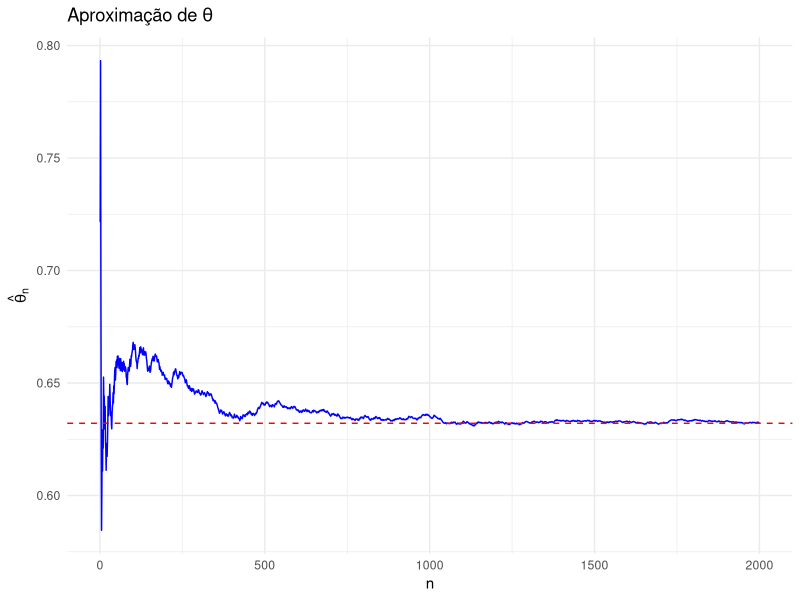
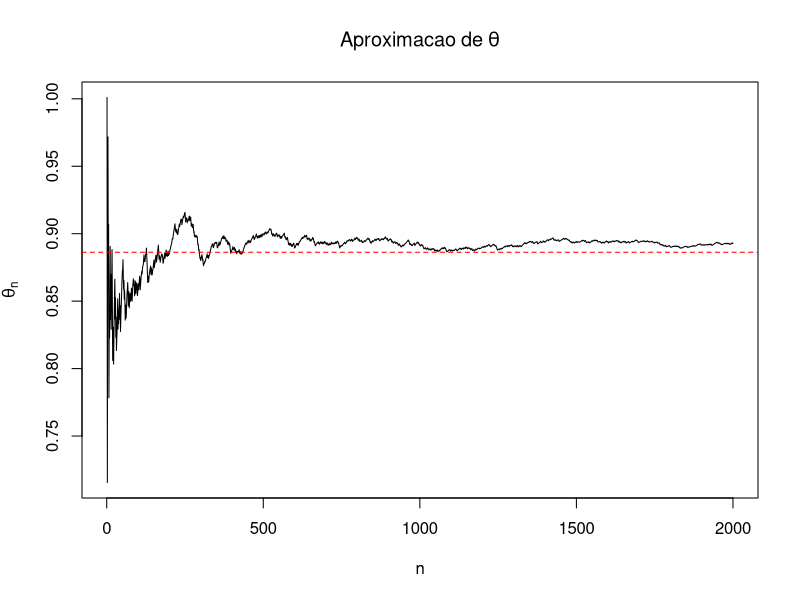
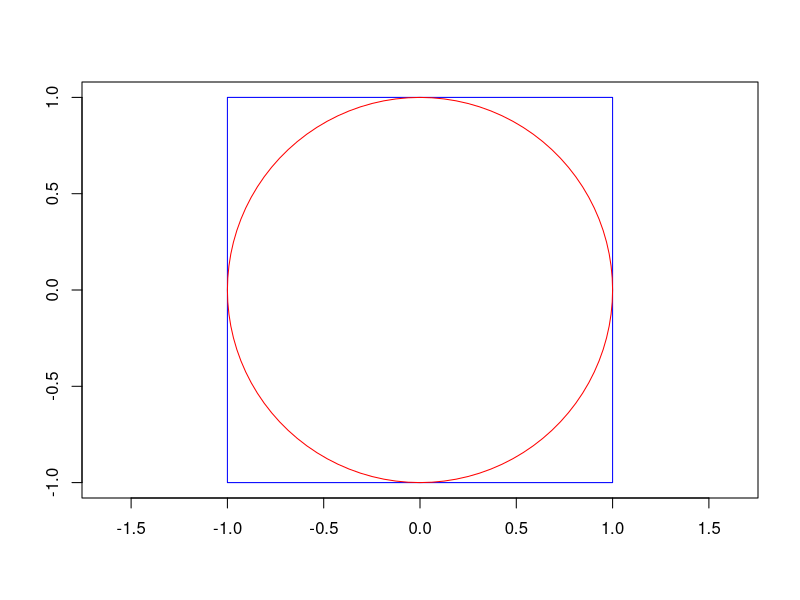
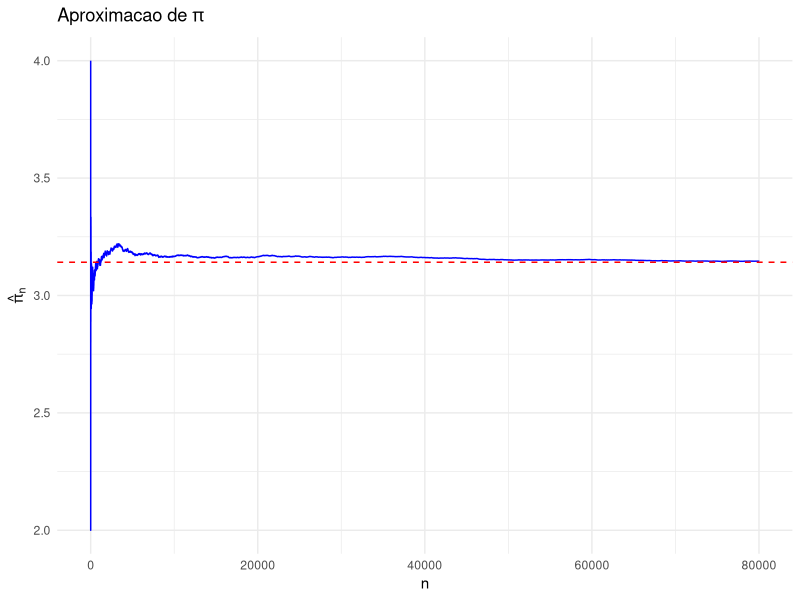
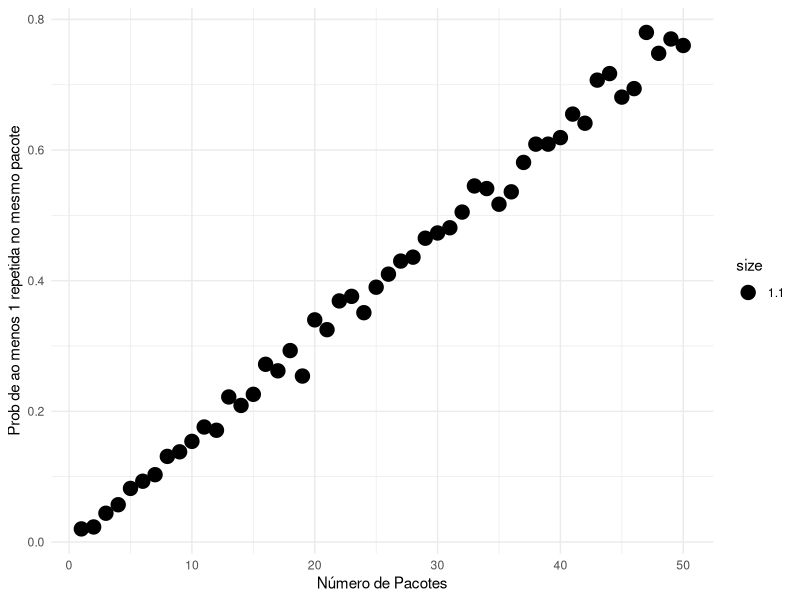

The R source for these figures, in order:
## ---- chunk 1
n <- 100
u <- runif(n, min = 0, max = 1)

# Estimativa de theta usando Monte Carlo
theta_hat <- mean(exp(-u))
cat("Estimativa de theta_hat:", theta_hat, "\n")

# Valor real da integral
valor_real <- 1 - exp(-1)
cat("Valor real:", valor_real, "\n")
## ---- chunk 2
library(ggplot2)

set.seed(58)
N <- 1:2000
theta_hat <- numeric(length(N))
u <- numeric(length(N))  # Pré-alocação do vetor

# Preenchendo o vetor u e calculando theta_hat
for (i in seq_along(N)) {
  u[i] <- runif(1)
  theta_hat[i] <- mean(exp(-u[1:i]))
}

# Criando o dataframe para o ggplot
df <- data.frame(N = N, theta_hat = theta_hat)

# Plotar o gráfico usando ggplot2
ggplot(df, aes(x = N, y = theta_hat)) +
  geom_line(color = "blue") +
  geom_hline(yintercept = 1 - exp(-1), color = "red", linetype = "dashed") +
  labs(x = "n", y = expression(hat(theta)[n]), title = expression(Aproximação~de~theta)) +
  theme_minimal()
## ---- chunk 3
set.seed(58)
n <- 1000
x <- rexp(n, rate = 1)

theta_hat <- mean(exp(-(x^2 - x)))
cat("Estimativa de theta_hat:", theta_hat, "\n")

valor_real <- sqrt(pi)/2
cat("Valor real:", valor_real, "\n")
## ---- chunk 4
set.seed(58)
N <- 1:2000
theta_hat_seq <- numeric(length(N))
x <- numeric(length(N))

for (i in seq_along(N)) {
  x[i] <- rexp(1, rate = 1)
  theta_hat_seq[i] <- mean(exp(-(x[1:i]^2 - x[1:i])))
}

plot(N, theta_hat_seq, type = "l", xlab = "n", ylab = expression(hat(theta)[n]),
     main = expression(Aproximacao~de~theta))
abline(h = sqrt(pi)/2, col = "red", lty = 2)
## ---- chunk 5
set.seed(58)
library(ggplot2)

# Número de amostras
N <- 50000

# Geração de amostras da distribuição Gamma
x <- rgamma(N, shape = 2, rate = 3)  # Usando rate = 1/scale

# Cálculo de P(X >= 0.4)
y <- as.integer(x >= 0.4)

# Estimativa via Monte Carlo
valor_aproximado <- mean(y)
cat("Valor aproximado via Monte Carlo:", valor_aproximado, "\n")

# Valor real usando a função de distribuição acumulada (CDF)
valor_real <- 1 - pgamma(0.4, shape = 2, rate = 3)
cat("Valor real (CDF):", valor_real, "\n")
## ---- chunk 6
require(plotrix)
require(grid)

plot(c(-1, 1), c(-1,1), type = "n", asp=1,xlab="",yla="")
rect( -1, -1, 1, 1,border="blue") 
draw.circle( 0, 0, 1 ,border="red")
## ---- chunk 7
set.seed(459)
library(ggplot2)

N <- 1:80000
z <- numeric(length(N))

# Loop para gerar os pontos e verificar se estão dentro do círculo
for (i in seq_along(N)) {
  x <- 2 * runif(1) - 1
  y <- 2 * runif(1) - 1
  z[i] <- (x^2 + y^2 <= 1)
}

# Cálculo da estimativa de pi
theta_hat <- cumsum(z) / N
pi_hat <- theta_hat * 4

# Criando o dataframe para o ggplot
df <- data.frame(N = N, pi_hat = pi_hat)

# Plotar o gráfico usando ggplot2
ggplot(df, aes(x = N, y = pi_hat)) +
  geom_line(color = "blue") +
  geom_hline(yintercept = pi, color = "red", linetype = "dashed") +
  labs(x = "n", y = expression(hat(pi)[n]), title = expression(Aproximacao~de~pi)) +
  theme_minimal()
## ---- chunk 8
set.seed(0)
N <- 10000  # número de amostras
z <- numeric(N)

# Loop para gerar os pontos e verificar se estão dentro do círculo
for (i in 1:N) {
  x <- 2 * runif(1) - 1
  y <- 2 * runif(1) - 1
  z[i] <- (x^2 + y^2 <= 1)
}

# Estimativa de pi
theta_hat <- mean(z)
pi_hat <- theta_hat * 4
cat("Estimativa de pi:", pi_hat, "\n")

# Cálculo da variância e intervalo de confiança
sigma_hat <- sqrt(var(z) / N)
alpha <- 0.05  # Nível de significância
z_alpha2 <- qnorm(1 - alpha / 2)

# Intervalo de confiança
IC <- c(theta_hat - z_alpha2 * sigma_hat, theta_hat + z_alpha2 * sigma_hat) * 4
cat("Intervalo de confiança para pi:", IC, "\n")
## ---- chunk 9
nFigurinhas <- 640
B <- 1000
nPacotes <- 1:50
aoMenosUmaRepetidaNoMesmoPacote <- matrix(NA, length(nPacotes), B)
for(ii in 1:length(nPacotes)) {
  for(jj in 1:B) {
    figurinhas <- sample(1:nFigurinhas, nPacotes[ii] * 5, replace = TRUE)
    figurinhas <- matrix(figurinhas, nPacotes[ii], 5)
    aoMenosUmaRepetidaNoMesmoPacote[ii,jj] <- sum(apply(figurinhas, 1, function(xx) length(unique(xx)) != length(xx)) > 0)
  }
}

probCoincidencia <- apply(aoMenosUmaRepetidaNoMesmoPacote, 1, mean)
## ---- chunk 10
dados <- data.frame(probCoincidencia = probCoincidencia, nPacotes = nPacotes)

library(ggplot2)
ggplot(dados, aes(x = nPacotes, y = probCoincidencia)) +
  geom_point(aes(size = 1.1)) +
  xlab("Número de Pacotes") +
  ylab("Prob de ao menos 1 repetida no mesmo pacote") + 
  theme(legend.position = "none")+
  theme_minimal()
## ---- chunk 11
numeroPacotes <- rep(NA, B)
for(jj in 1:B) {
  albumCompleto <- FALSE
  nPacotes <- 0
  figurinhas <- NULL
  while(!albumCompleto) {
    figurinhas <- c(figurinhas, sample(1:nFigurinhas, 5, replace = TRUE))
    if(length(unique(figurinhas)) == nFigurinhas) {
      albumCompleto <- TRUE
    }
    nPacotes <- nPacotes + 1
  }
  numeroPacotes[jj] <- nPacotes
}
## ---- chunk 12
mean(numeroPacotes)
## ---- chunk 13
cat("Probabilidade de precisar de mais de 800 pacotes: ", mean(numeroPacotes > 800) * 100, "%", sep = "")
cat("Probabilidade de precisar de mais de 1000 pacotes: ", mean(numeroPacotes > 1000) * 100, "%", sep = "")
